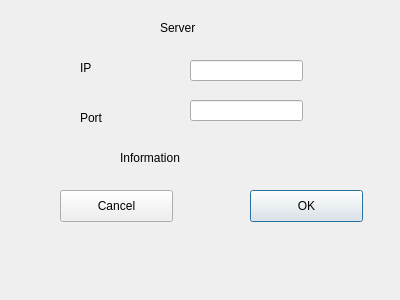
<?xml version="1.0" encoding="UTF-8"?>
<ui version="4.0">
 <class>CreateServer</class>
 <widget class="QDialog" name="CreateServer">
  <property name="geometry">
   <rect>
    <x>0</x>
    <y>0</y>
    <width>400</width>
    <height>300</height>
   </rect>
  </property>
  <property name="windowTitle">
   <string>Dialog</string>
  </property>
  <widget class="QLineEdit" name="lineEditIP">
   <property name="geometry">
    <rect>
     <x>190</x>
     <y>60</y>
     <width>113</width>
     <height>21</height>
    </rect>
   </property>
  </widget>
  <widget class="QLineEdit" name="lineEditPort">
   <property name="geometry">
    <rect>
     <x>190</x>
     <y>100</y>
     <width>113</width>
     <height>21</height>
    </rect>
   </property>
  </widget>
  <widget class="QLabel" name="labelIP">
   <property name="geometry">
    <rect>
     <x>80</x>
     <y>60</y>
     <width>59</width>
     <height>16</height>
    </rect>
   </property>
   <property name="text">
    <string>IP</string>
   </property>
  </widget>
  <widget class="QLabel" name="labelPort">
   <property name="geometry">
    <rect>
     <x>80</x>
     <y>110</y>
     <width>59</width>
     <height>16</height>
    </rect>
   </property>
   <property name="text">
    <string>Port</string>
   </property>
  </widget>
  <widget class="QPushButton" name="pushButtonOK">
   <property name="geometry">
    <rect>
     <x>250</x>
     <y>190</y>
     <width>113</width>
     <height>32</height>
    </rect>
   </property>
   <property name="text">
    <string>OK</string>
   </property>
  </widget>
  <widget class="QPushButton" name="pushButtonCancel">
   <property name="geometry">
    <rect>
     <x>60</x>
     <y>190</y>
     <width>113</width>
     <height>32</height>
    </rect>
   </property>
   <property name="text">
    <string>Cancel</string>
   </property>
  </widget>
  <widget class="QLabel" name="information">
   <property name="geometry">
    <rect>
     <x>120</x>
     <y>150</y>
     <width>201</width>
     <height>16</height>
    </rect>
   </property>
   <property name="text">
    <string>Information</string>
   </property>
  </widget>
  <widget class="QLabel" name="caption">
   <property name="geometry">
    <rect>
     <x>160</x>
     <y>20</y>
     <width>59</width>
     <height>16</height>
    </rect>
   </property>
   <property name="text">
    <string>Server</string>
   </property>
  </widget>
 </widget>
 <resources/>
 <connections/>
</ui>
